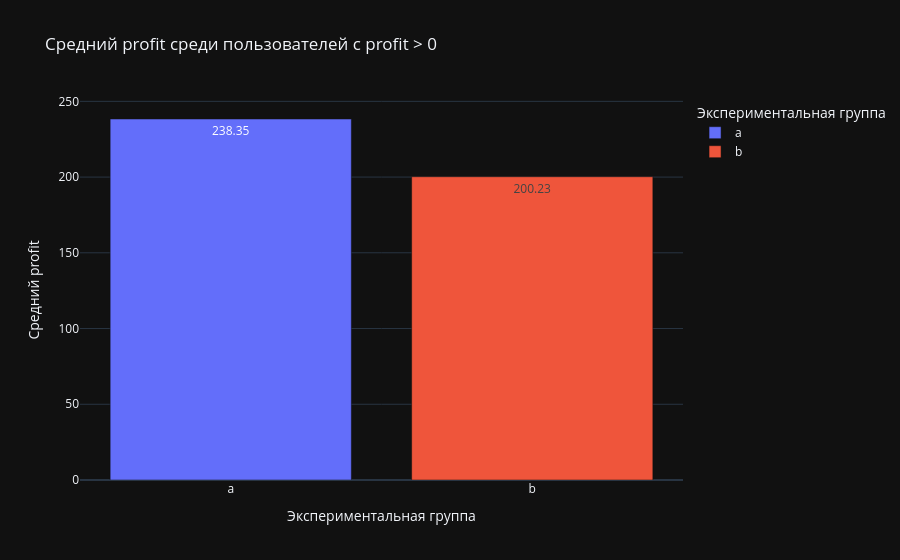

Notebook cell for this chart:
### Code cell
fig = px.bar(
    profit_by_group,
    x="exp_group",
    y="avg_profit_per_user_with_profit",
    color="exp_group",
    text_auto=".2f",
    title="Средний profit среди пользователей с profit > 0",
    labels={
        "exp_group": "Экспериментальная группа",
        "avg_profit_per_user_with_profit": "Средний profit"
    },
    category_orders={
        "exp_group": ["a", "b"]
    }
)

fig.show()

### Figure 1 — Plotly figure (JSON) as saved in the notebook; plotly's stock layout.template omitted (floating-point values rounded to 4 significant figures)
{"data": [{"hovertemplate": "Экспериментальная группа=%{x}<br>Средний profit=%{y}<extra></extra>", "legendgroup": "a", "marker": {"color": "#636efa", "pattern": {"shape": ""}}, "name": "a", "orientation": "v", "showlegend": true, "textposition": "auto", "texttemplate": "%{y:.2f}", "x": ["a"], "xaxis": "x", "y": [238.3], "yaxis": "y", "type": "bar"}, {"hovertemplate": "Экспериментальная группа=%{x}<br>Средний profit=%{y}<extra></extra>", "legendgroup": "b", "marker": {"color": "#EF553B", "pattern": {"shape": ""}}, "name": "b", "orientation": "v", "showlegend": true, "textposition": "auto", "texttemplate": "%{y:.2f}", "x": ["b"], "xaxis": "x", "y": [200.2], "yaxis": "y", "type": "bar"}], "layout": {"xaxis": {"anchor": "y", "domain": [0.0, 1.0], "title": {"text": "Экспериментальная группа"}, "categoryorder": "array", "categoryarray": ["a", "b"]}, "yaxis": {"anchor": "x", "domain": [0.0, 1.0], "title": {"text": "Средний profit"}}, "legend": {"title": {"text": "Экспериментальная группа"}, "tracegroupgap": 0}, "title": {"text": "Средний profit среди пользователей с profit > 0"}, "barmode": "relative"}}
